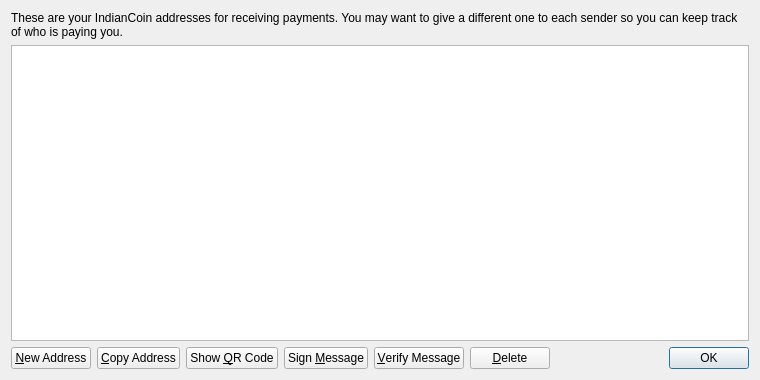
<?xml version="1.0" encoding="UTF-8"?>
<ui version="4.0">
 <class>AddressBookPage</class>
 <widget class="QWidget" name="AddressBookPage">
  <property name="geometry">
   <rect>
    <x>0</x>
    <y>0</y>
    <width>760</width>
    <height>380</height>
   </rect>
  </property>
  <property name="windowTitle">
   <string>Address Book</string>
  </property>
  <layout class="QVBoxLayout" name="verticalLayout">
   <item>
    <widget class="QLabel" name="labelExplanation">
     <property name="text">
      <string>These are your IndianCoin addresses for receiving payments. You may want to give a different one to each sender so you can keep track of who is paying you.</string>
     </property>
     <property name="textFormat">
      <enum>Qt::PlainText</enum>
     </property>
     <property name="wordWrap">
      <bool>true</bool>
     </property>
    </widget>
   </item>
   <item>
    <widget class="QTableView" name="tableView">
     <property name="contextMenuPolicy">
      <enum>Qt::CustomContextMenu</enum>
     </property>
     <property name="toolTip">
      <string>Double-click to edit address or label</string>
     </property>
     <property name="tabKeyNavigation">
      <bool>false</bool>
     </property>
     <property name="alternatingRowColors">
      <bool>true</bool>
     </property>
     <property name="selectionMode">
      <enum>QAbstractItemView::SingleSelection</enum>
     </property>
     <property name="selectionBehavior">
      <enum>QAbstractItemView::SelectRows</enum>
     </property>
     <property name="sortingEnabled">
      <bool>true</bool>
     </property>
     <attribute name="verticalHeaderVisible">
      <bool>false</bool>
     </attribute>
    </widget>
   </item>
   <item>
    <layout class="QHBoxLayout" name="horizontalLayout">
     <item>
      <widget class="QPushButton" name="newAddressButton">
       <property name="toolTip">
        <string>Create a new address</string>
       </property>
       <property name="text">
        <string>&amp;New Address</string>
       </property>
       <property name="icon">
        <iconset resource="../bitcoin.qrc">
         <normaloff>:/icons/add</normaloff>:/icons/add</iconset>
       </property>
      </widget>
     </item>
     <item>
      <widget class="QPushButton" name="copyToClipboard">
       <property name="toolTip">
        <string>Copy the currently selected address to the system clipboard</string>
       </property>
       <property name="text">
        <string>&amp;Copy Address</string>
       </property>
       <property name="icon">
        <iconset resource="../bitcoin.qrc">
         <normaloff>:/icons/editcopy</normaloff>:/icons/editcopy</iconset>
       </property>
      </widget>
     </item>
     <item>
      <widget class="QPushButton" name="showQRCode">
       <property name="text">
        <string>Show &amp;QR Code</string>
       </property>
       <property name="icon">
        <iconset resource="../bitcoin.qrc">
         <normaloff>:/icons/qrcode</normaloff>:/icons/qrcode</iconset>
       </property>
      </widget>
     </item>
     <item>
      <widget class="QPushButton" name="signMessage">
       <property name="toolTip">
        <string>Sign a message to prove you own a IndianCoin address</string>
       </property>
       <property name="text">
        <string>Sign &amp;Message</string>
       </property>
       <property name="icon">
        <iconset resource="../bitcoin.qrc">
         <normaloff>:/icons/edit</normaloff>:/icons/edit</iconset>
       </property>
      </widget>
     </item>
     <item>
      <widget class="QPushButton" name="verifyMessage">
       <property name="toolTip">
        <string>Verify a message to ensure it was signed with a specified IndianCoin address</string>
       </property>
       <property name="text">
        <string>&amp;Verify Message</string>
       </property>
       <property name="icon">
        <iconset resource="../bitcoin.qrc">
         <normaloff>:/icons/transaction_0</normaloff>:/icons/transaction_0</iconset>
       </property>
      </widget>
     </item>
     <item>
      <widget class="QPushButton" name="deleteButton">
       <property name="toolTip">
        <string>Delete the currently selected address from the list</string>
       </property>
       <property name="text">
        <string>&amp;Delete</string>
       </property>
       <property name="icon">
        <iconset resource="../bitcoin.qrc">
         <normaloff>:/icons/remove</normaloff>:/icons/remove</iconset>
       </property>
      </widget>
     </item>
     <item>
      <spacer name="horizontalSpacer">
       <property name="orientation">
        <enum>Qt::Horizontal</enum>
       </property>
       <property name="sizeHint" stdset="0">
        <size>
         <width>40</width>
         <height>20</height>
        </size>
       </property>
      </spacer>
     </item>
     <item>
      <widget class="QDialogButtonBox" name="buttonBox">
       <property name="sizePolicy">
        <sizepolicy hsizetype="Maximum" vsizetype="Fixed">
         <horstretch>0</horstretch>
         <verstretch>0</verstretch>
        </sizepolicy>
       </property>
       <property name="standardButtons">
        <set>QDialogButtonBox::Ok</set>
       </property>
      </widget>
     </item>
    </layout>
   </item>
  </layout>
 </widget>
 <resources>
  <include location="../bitcoin.qrc"/>
 </resources>
 <connections/>
</ui>
